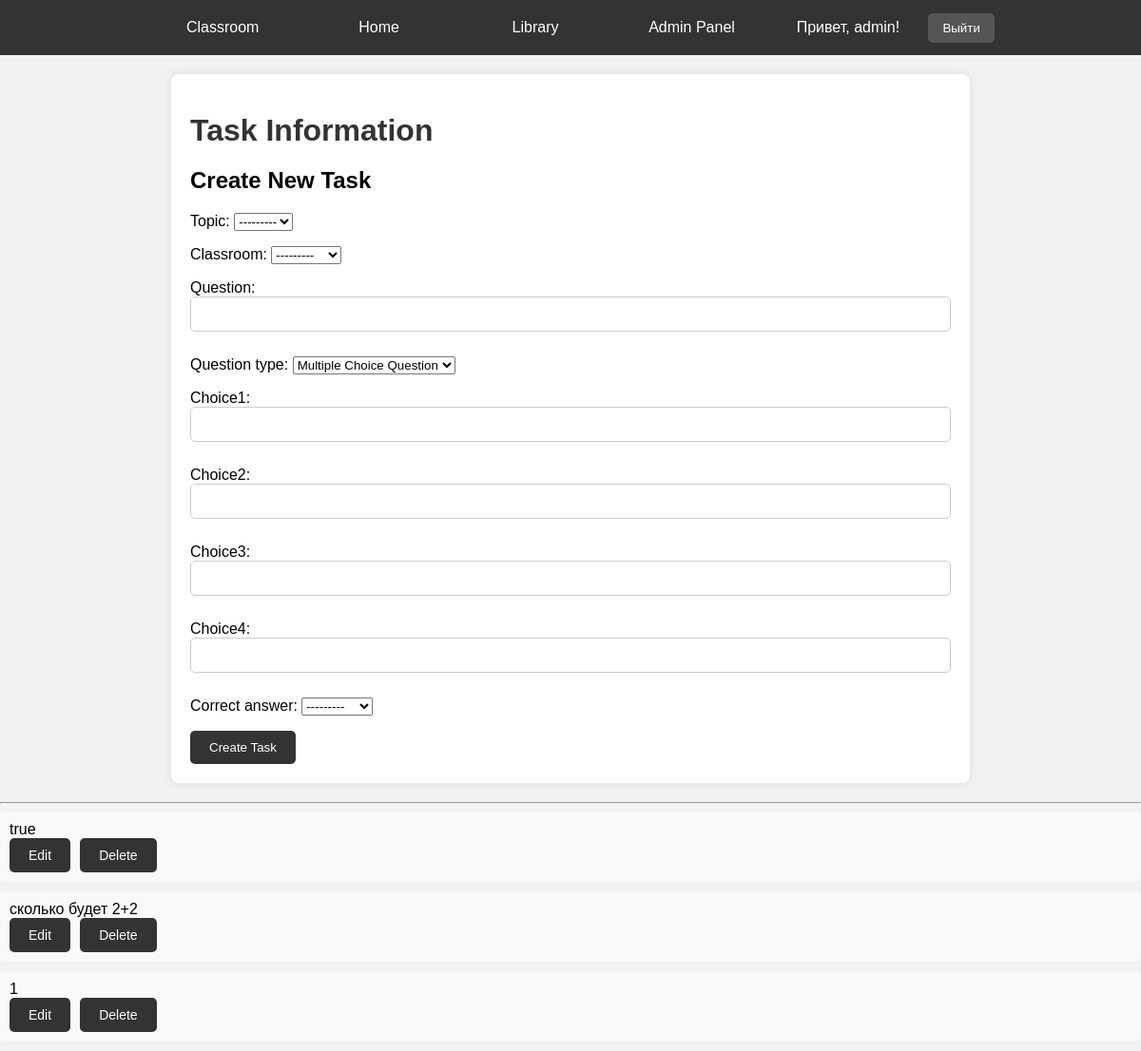
The page /task_info/ (signed in) on the database as committed earlier.
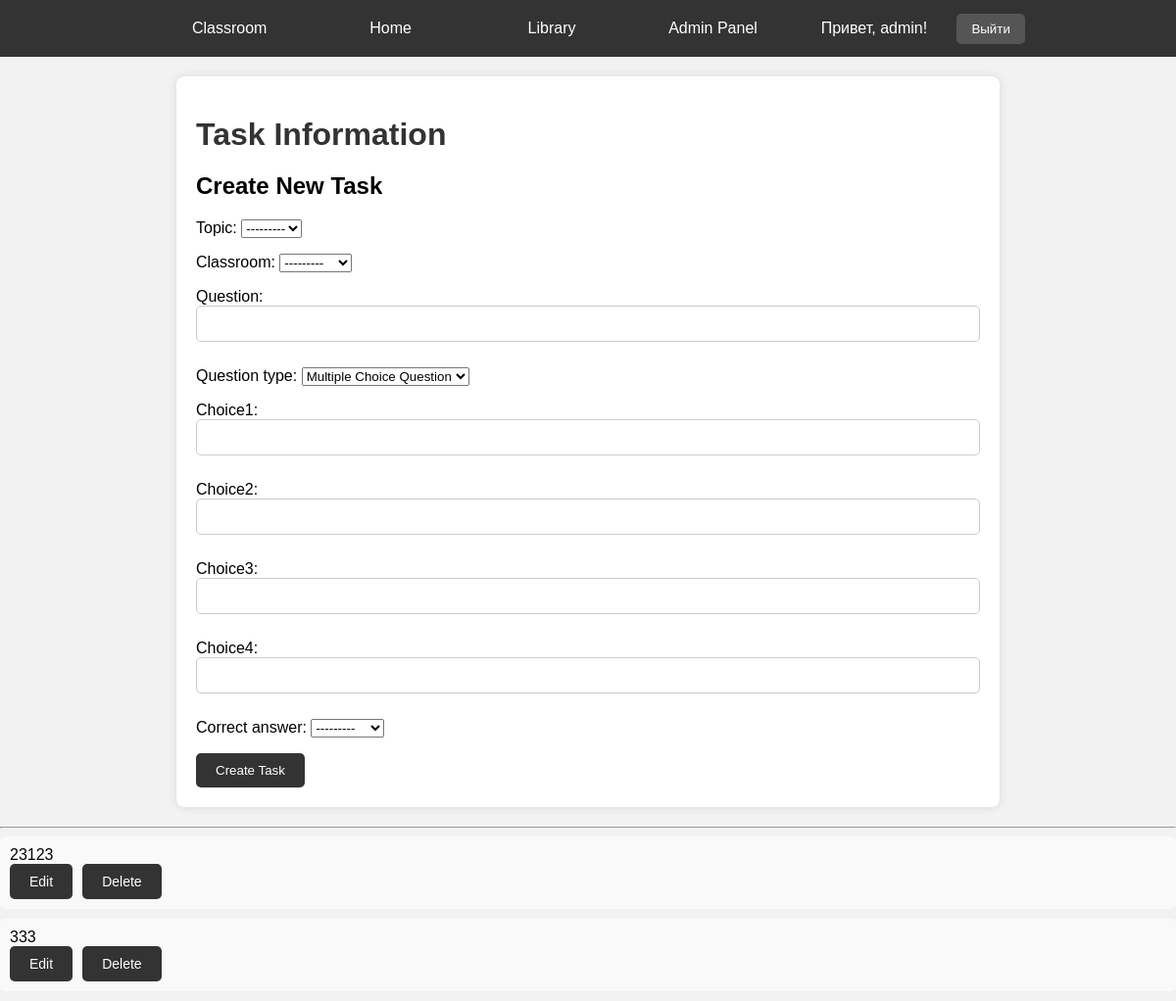
The same page on the database as committed later.
### main/models.py (models this page shows, shortened)
class Task(models.Model):
    QUESTION_TYPE_CHOICES = [
        ('MCQ', 'Multiple Choice Question'),
        ('TF', 'True/False Question'),
        ('OQ', 'Open Question'),
    ]
    topic = models.ForeignKey(Topic, on_delete=models.CASCADE, null=True, blank=True)
    classroom = models.ForeignKey(Classroom, on_delete=models.CASCADE, null=True, blank=True)
    question = models.CharField(max_length=255, null=True, blank=True)
    question_type = models.CharField(max_length=10, choices=QUESTION_TYPE_CHOICES, default='MCQ')
    choice1 = models.CharField(max_length=100, blank=True)
    choice2 = models.CharField(max_length=100, blank=True)
    choice3 = models.CharField(max_length=100, blank=True)
    choice4 = models.CharField(max_length=100, blank=True)
    correct_answer = models.CharField(max_length=100, choices=[('choice1', 'Choice 1'), ('choice2', 'Choice 2'), ('choice3', 'Choice 3'), ('choice4', 'Choice 4')], null=True, blank=True)

### main/views.py (the view, shortened to what this page needs)
# urls.py: path('task_info/', views.task_info, name='task_info'),
@staff_member_required(login_url='/')
def task_info(request):
    tasks = Task.objects.all()
    form = TaskForm()
    return render(request, 'admin_templates/task_info.html', {'tasks': tasks, 'form': form})

### main/forms.py
class TaskForm(forms.ModelForm):
    class Meta:
        model = Task
        fields = ['topic', 'classroom', 'question', 'question_type', 'choice1', 'choice2', 'choice3', 'choice4', 'correct_answer']
    def __init__(self, *args, **kwargs):
        super(TaskForm, self).__init__(*args, **kwargs)
        if 'classroom' in self.fields:
            self.fields['classroom'].queryset = Classroom.objects.all()  # Все классы доступны для выбора
        if 'topic' in self.fields:
            self.fields['topic'].queryset = Topic.objects.none()  # Ни один топик пока не доступен
            if 'classroom' in self.data:
                try:
                    classroom_id = int(self.data['classroom'])
                    self.fields['topic'].queryset = Topic.objects.filter(classroom_id=classroom_id)
                except (ValueError, TypeError):
                    pass  # Если не удается получить classroom_id, пропускаем

### main/models.py (called while the page is built)
    def __str__(self):
        return self.name

### main/templates/admin_templates/task_info.html (shortened to what this page needs)
<!DOCTYPE html>
<html lang="en">
<head>
    {% include 'navbar.html' %}
</head>
<body>
    <div class="container">
        <h1>Task Information</h1>
        <div class="create-task-form">
            <h2>Create New Task</h2>
            <form method="post">
                {{ form.as_p }}
                <button type="submit" name="create_task">Create Task</button>
            </form>
        </div>
    </div>
        <hr>
        <ul class="task-list">
            {% for task in tasks %}
                <li class="task-item">
                    {{ task.question }}
                    <div class="task-actions">
                        <a href="{% url 'edit_task' task.id %}" class="edit-button">Edit</a>
                        <form method="post" style="display: inline;">
                            <button type="submit" name="delete_task">Delete</button>
                        </form>
                    </div>
                </li>
            {% endfor %}
        </ul>
</body>
</html>

Rows that differ between the two databases and show on the page:
removed Task: question "true"
removed Task: question "сколько будет 2+2"
removed Task: question "1"
added Task: question "23123"
added Task: question "333"
